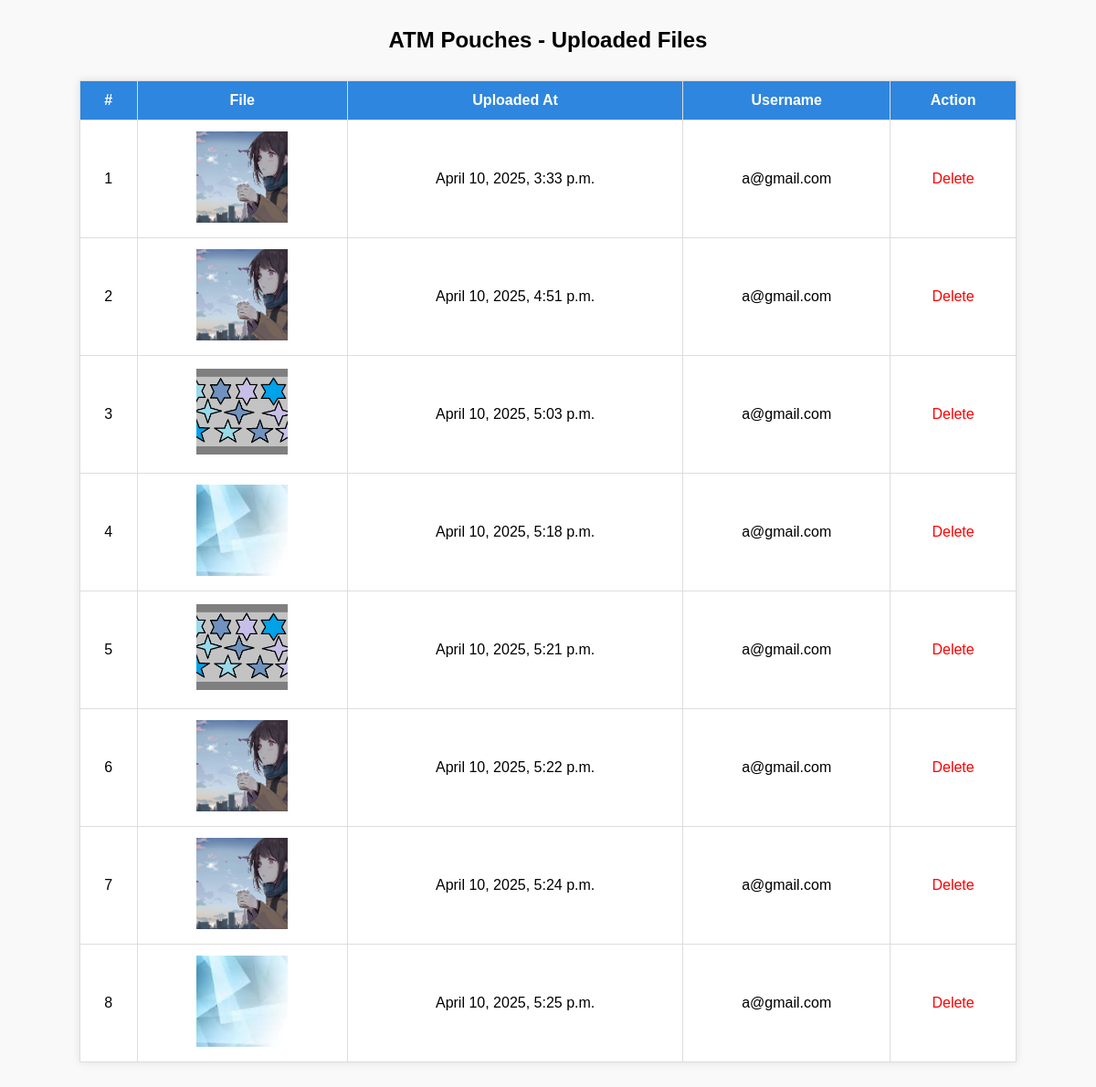
Page /printease/admin-dashboard/view-uploaded-files/ on the committed database.
### printease/models.py (models this page shows, shortened)
class FilesUpload(models.Model):
    file = models.FileField(upload_to='uploads/')
    uploaded_at = models.DateTimeField(auto_now=True)
    user = models.ForeignKey(UserModel, related_name="files_upload", on_delete=models.CASCADE)

class UserModel(models.Model):
    email = models.EmailField(max_length=278)
    password = models.CharField(max_length=80)

### printease/views.py (the view)
# urls.py: path('admin-dashboard/view-uploaded-files/', views.view_uploaded_files, name='view-uploaded-files'),
def view_uploaded_files(request):
    files = FilesUpload.objects.select_related('user').all()
    return render(request, 'HUGLI-1-2-3/dashboard/uploaded_files.html', {'files': files})

### templates/HUGLI-1-2-3/dashboard/uploaded_files.html (shortened to what this page needs)
<!DOCTYPE html>
<html lang="en">
<head>
</head>
<body>
    <h2>ATM Pouches - Uploaded Files</h2>
 <table class="table table-bordered">
    <thead>
    <tr>
        <th>#</th>
        <th>File</th>
        <th>Uploaded At</th>
        <th>Username</th>
        <th>Action</th>
    </tr>
</thead>
<tbody>
    {% for file in files %}
    <tr>
        <td>{{ forloop.counter }}</td>
        <td>
            <a href="{{ file.file.url }}" target="_blank">
                <img src="{{ file.file.url }}" alt="Uploaded Image">
            </a>
        </td>
        <td>{{ file.uploaded_at }}</td>
        <td>{{ file.user.email }}</td>
        <td>
            <a href="{% url 'delete_uploaded_file' file.id %}" class="delete-link" onclick="return confirm('Are you sure you want to delete this file?');">
                Delete
            </a>
        </td>
    </tr>
    {% empty %}
    <tr>
        <td colspan="5" class="text-center">No files uploaded.</td>
    </tr>
    {% endfor %}
</tbody>
</table>
</body>
</html>

### templates/HUGLI-1-2-3/dashboard/uploaded_files.html (style rules this page uses)
body { font-family: Arial, sans-serif; margin: 30px; background-color: #f9f9f9; }
h2 { text-align: center; margin-bottom: 30px; }
table { width: 90%; margin: auto; border-collapse: collapse; background-color: white; box-shadow: 0 0 10px rgba(0,0,0,0.1); }
th, td { border: 1px solid #ddd; padding: 12px; text-align: center; }
th { background-color: #2e86de; color: white; }
img { max-width: 100px; height: 100px; object-fit: cover; }
a.delete-link { color: red; text-decoration: none; }

### rows in the picture
FilesUpload: file (picture), uploaded_at "April 10, 2025, 3:33 p.m.", user.email "a@gmail.com"
FilesUpload: file (picture), uploaded_at "April 10, 2025, 4:51 p.m.", user.email "a@gmail.com"
FilesUpload: file (picture), uploaded_at "April 10, 2025, 5:03 p.m.", user.email "a@gmail.com"
FilesUpload: file (picture), uploaded_at "April 10, 2025, 5:18 p.m.", user.email "a@gmail.com"
FilesUpload: file (picture), uploaded_at "April 10, 2025, 5:21 p.m.", user.email "a@gmail.com"
FilesUpload: file (picture), uploaded_at "April 10, 2025, 5:22 p.m.", user.email "a@gmail.com"
FilesUpload: file (picture), uploaded_at "April 10, 2025, 5:24 p.m.", user.email "a@gmail.com"
FilesUpload: file (picture), uploaded_at "April 10, 2025, 5:25 p.m.", user.email "a@gmail.com"
